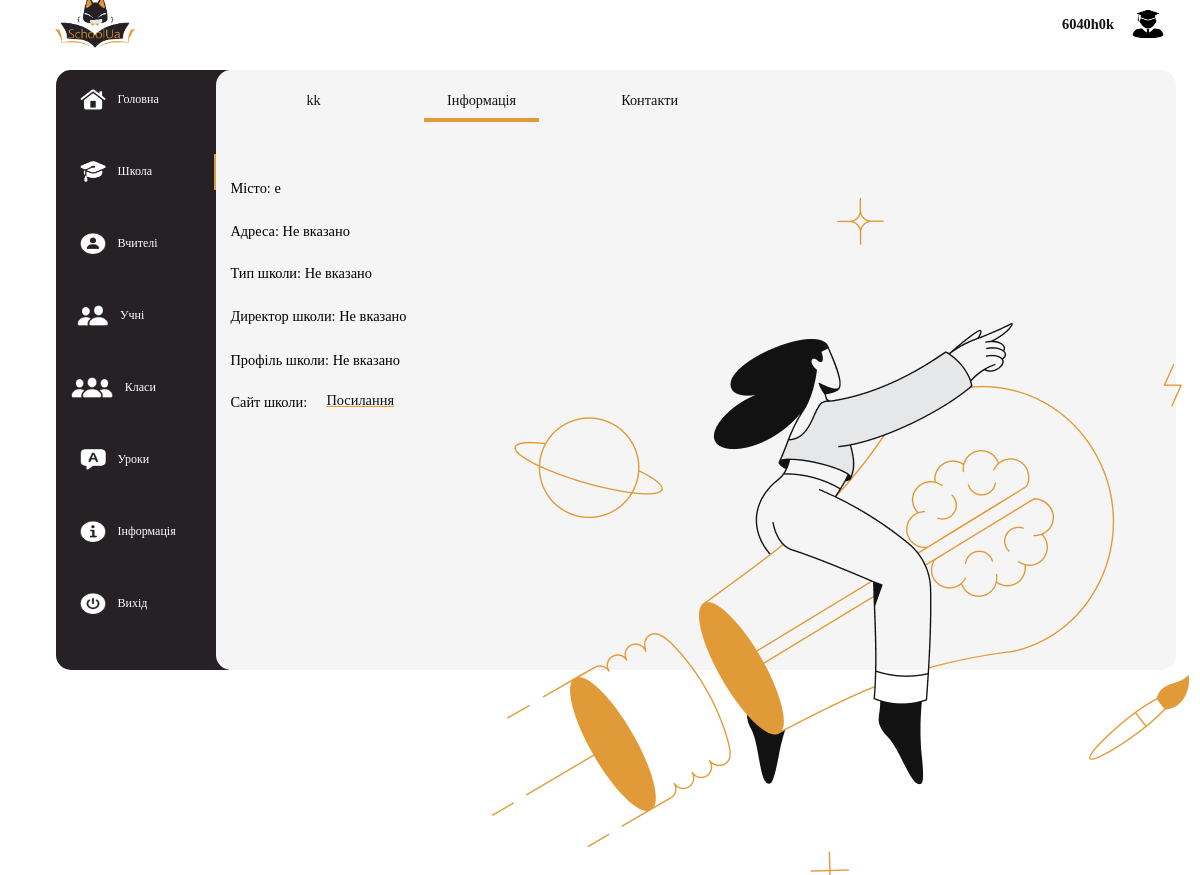
The app's page /school/17/info/ (signed in) with its own data.
### MainApp/models.py (models this page shows)
class School(models.Model):
    title = models.CharField(max_length=255)
    number = models.IntegerField()
    town = models.CharField(max_length=255)
    clases = models.JSONField()
    lessons = models.JSONField()
    teachers = models.JSONField()
    class_form = models.JSONField()
    lesson_form = models.JSONField()
    password = models.CharField(max_length=255)
    login = models.CharField(max_length=255, default=' ')
    email = models.CharField(max_length=255, default=' ')
    adress = models.CharField(max_length=255, default='Не вказано')
    school_type = models.CharField(max_length=255, default='Не вказано')
    school_director = models.CharField(max_length=255, default='Не вказано')
    school_profil = models.CharField(max_length=255, default='Не вказано')
    school_site = models.CharField(max_length=255, default='none')
    school_phone = models.CharField(max_length=255, default='none')
    facebook = models.CharField(max_length=255, default='Не вказано')
    instagram = models.CharField(max_length=255, default='Не вказано')
    time_create = models.DateTimeField(auto_now_add = True)
    time_update = models.DateTimeField(auto_now= True)
    news_text1 = models.CharField(max_length=1000, default='На цьому місці ви можете дізнатися останні новини вашої школи')
    news_text2 = models.CharField(max_length=1000, default='А це на випадок якщо новин занадто багато')

### MainApp/views.py (the view, shortened to what this page needs)
# urls.py: path('school/<int:id>/info/', School_info.as_view(), name = "school_info"),
class School_info(TemplateView):
    template_name = "MainApp/school_info.html"
    def dispatch(self, request, id):
        tmp = buttons_menu(request, id)
        if tmp != None:
            return redirect(tmp)
        school = School.objects.get(pk = id)
        return render(request, self.template_name,
                context= {'school': school,
                            'select_menu':1, 'menu_school_select':2,'account':check_account(request, id)})

### MainApp/templates/MainApp/school_info.html (shortened to what this page needs)
{% extends 'MainApp/base.html' %}
{% load static %}
{% block content %}
<main class="base_main">
    <form action="" method="POST">
        <img class = 'school_info_image' src="{% static 'image/info_school.png' %}" alt="">
        <ul class='menu_school_ul'>
            <li class='menu_school_li'>
                {% if menu_school_select == 1 %}
                    <div class='menu_school_div menu_school_selected'>
                {% else %}
                    <div class='menu_school_div'>
                {% endif %}
                    <button class="menu_school_button" name = 'button_menu' value="1">{{school.title}}</button>
                </div>
            </li>
            <li class='menu_school_li'>
                {% if menu_school_select == 2 %}
                    <div class='menu_school_div menu_school_selected'>
                {% else %}
                    <div class='menu_school_div'>
                {% endif %}
                    <button class="menu_school_button" name = 'button_menu' value="2">Інформація</button>
                </div>
            </li>
            <li class='menu_school_li'>
                {% if menu_school_select == 3 %}
                    <div class='menu_school_div menu_school_selected'>
                {% else %}
                    <div class='menu_school_div'>
                {% endif %}
                    <button class="menu_school_button" name = 'button_menu' value="3">Контакти</button>
                </div>
            </li>
            <li>
                <p class="p_info_scholl_city">
                    Місто: {{school.town}}
                </p>
            </li>
            <li>
                <p class="p_info_scholl_adress">
                    Адреса: {{school.adress}}
                </p>
            </li>
            <li>
                <p class="p_info_scholl_type">
                    Тип школи: {{school.school_type}}
                </p>
            </li>
            <li>
                <p class="p_info_scholl_director">
                    Директор школи: {{school.school_director}}
                </p>
            </li>
            <li>
                <p class="p_info_scholl_profil">
                    Профіль школи: {{school.school_profil}}
                </p>
            </li>
            <li>
                <p class="p_info_scholl_site">
                    Сайт школи: <a class = 'site_school_a' href="{{school.school_site}}">Посилання</a>
                </p>
            </li>
        </ul>
    </form>
</main>
{% endblock %}

### MainApp/templates/MainApp/base.html (shortened to what this page needs)
{% load static %}
<!DOCTYPE html>
<html lang="en">
<head>
    <link rel="stylesheet" href="{% static 'base.css' %}" type="text/css">
    <link rel="stylesheet" href="{% static 'schools.css' %}" type="text/css">
    <link rel="stylesheet" href="{% static 'home.css' %}" type="text/css">
    <link rel="stylesheet" href="{% static 'auth.css' %}" type="text/css">
    <link rel="stylesheet" href="{% static 'school.css' %}" type="text/css">
    <link rel="stylesheet" href="{% static 'class.css' %}" type="text/css">
    <link rel="stylesheet" href="{% static 'schadult.css' %}" type="text/css">
    <link rel="stylesheet" href="{% static 'about_us.css' %}" type="text/css">
    <link rel="stylesheet" href="{% static 'about_site.css' %}" type="text/css">
    <link rel="stylesheet" href="{% static 'contacts.css' %}" type="text/css">
    <link rel="stylesheet" href="{% static 'student.css' %}" type="text/css">
    <link rel="stylesheet" href="{% static 'teacher.css' %}" type="text/css">
    <link rel="stylesheet" href="{% static 'school_contacts.css' %}" type="text/css">
    <link rel="stylesheet" href="{% static 'school_info.css' %}" type="text/css">
    <link rel="stylesheet" href="{% static 'marks.css' %}" type="text/css">
    </head>
    <body>
        {% block main-menu %}
        {% if request.user.is_authenticated %}
        <form action="" method="POST" class="account_form">
            <button class="account_button" name="account" value="{{account.value}}">{{account.name}}</button>
            <button class="account_button" name="account" value="{{account.value}}"><img class = 'account_img' src="{% static 'image/acc.png' %}" alt=""></button>
        </form>
        {% endif %}
        <img src="{% static 'image/logo.png' %}" class="logo" alt="">
        <nav class="menu">
          <ul class="menu_ul">
                {% if select_menu == 0 %}
                    <div class="menu_div_selected">
                {% else %}
                    <div class="menu_div">
                {% endif %}
                    <form action="" method="GET" class="menu_form">
                        <button class="menu_a" name='button_id_menu' value="1">
                            <li class="menu_li">
                                <span   class="menu_span">
                                    <img class="menu_icon" src="{% static 'image/home.png' %}" alt="">
                                    <p class="menu_text">Головна</p>
                                </span>
                            </li>
                        </button>
                    </form>
                    </div>
                {% if request.user.is_authenticated %}
                {% if select_menu == 1 %}
                    <div class="menu_div_selected">
                {% else %}
                    <div class="menu_div">
                {% endif %}
                    <form action="" method="GET" class="menu_form">
                        <button class="menu_a" name='button_id_menu' value="2">
                            <li class="menu_li">
                                <span   class="menu_span">
                                    <img class="menu_icon" src="{% static 'image/school.png' %}" alt="">
                                    {% if type_menu == 1 %}
                                    <p class="menu_text">Школи</p>
                                    {% else %}
                                    <p class="menu_text">Школа</p>
                                    {% endif %}
                                </span>
                            </li>
                        </button>
                    </form>
                    </div>
                {% endif %}
                {% if perms.MainApp.show_school %}
                    {% if select_menu == 2 %}
                        <div class="menu_div_selected">
                    {% else %}
                        <div class="menu_div">
                    {% endif %}
                        <form action="" method="GET" class="menu_form">
                            {% if type_menu == 1 %}
                            {% else %}
                            <button class="menu_a" name='button_id_menu' value="3">
                                <li class="menu_li">
                                    <span   class="menu_span">
                                            <img class="menu_icon" src="{% static 'image/teachers.png' %}" alt="">
                                            <p class="menu_text">Вчителі</p>
                                    </span>
                                </li>
                            </button>
                            {% endif %}
                        </form>
                        </div>
                {% endif %}
                {% if perms.MainApp.teacher or perms.MainApp.show_school %}
                    {% if select_menu == 3 %}
                        <div class="menu_div_selected">
                    {% else %}
                        <div class="menu_div">
                    {% endif %}
                    <form action="" method="GET" class="menu_form">
                        {% if type_menu == 1 %}
                        {% else %}
                        <button class="menu_a" name='button_id_menu' value="4">
                            <li class="menu_li">
                                <span   class="menu_span">
                                        <img class="menu_icon_pupils" src="{% static 'image/pupils.png' %}" alt="">
                                        <p class="menu_text">Учні</p>
                                </span>
                            </li>
                        </button>
                        {% endif %}
                    </form>
                    </div>
                {% endif %}
                {% if request.user.is_authenticated %}
                    {% if select_menu == 4 %}
                        <div class="menu_div_selected">
                    {% else %}
                        <div class="menu_div">
                    {% endif %}
                    <form action="" method="GET" class="menu_form">
                        {% if type_menu == 1 %}
                        {% else %}
                        <button class="menu_a" name='button_id_menu' value="5">
                            <li class="menu_li">
                                <span   class="menu_span">
                                        <img class="menu_icon_classes" src="{% static 'image/classes.png' %}" alt="">
                                        {% if perms.MainApp.view_student and not request.user.is_superuser %}
                                        <p class="menu_text">Клас</p>
                                        {% else %}
                                        <p class="menu_text">Класи</p>
                                        {% endif %}
                                </span>
                            </li>
                        </button>
                        {% endif %}
                    </form>
                    </div>
                {% endif %}
                {% if perms.MainApp.teacher or perms.MainApp.show_school %}
                    {% if select_menu == 5 %}
                        <div class="menu_div_selected">
                    {% else %}
                        <div class="menu_div">
                    {% endif %}
                    <form action="" method="GET" class="menu_form">
                        {% if type_menu == 1 %}
                        {% else %}
                        <button class="menu_a" name='button_id_menu' value="6">
                            <li class="menu_li">
                                <span   class="menu_span">
                                        <img class="menu_icon" src="{% static 'image/lessons.png' %}" alt="">
                                        <p class="menu_text">Уроки</p>
                                </span>
                            </li>
                        </button>
                        {% endif %}
                    </form>
                        </div>
                {% endif %}
                {% if select_menu == 6 %}
                    <div class="menu_div_selected">
                {% else %}
                    <div class="menu_div">
                {% endif %}
                <form action="" method="GET" class="menu_form">
                    {% if type_menu == 1 and request.user.is_authenticated %}
                    {% else %}
                    <button class="menu_a" name='button_id_menu' value="7">
                        <li class="menu_li">
                            <span   class="menu_span">
                                    <img class="menu_icon" src="{% static 'image/info.png' %}" alt="">
                                    <p class="menu_text">Інформація</p>
                            </span>
                        </li>
                    </button>
                    {% endif %}
                </form>
                    </div>
                {% if select_menu == 7 %}
                    <div class="menu_div_selected">
                {% else %}
                    <div class="menu_div">
                {% endif %}
                <form action="" method="GET" class="menu_form">
                    <button class="menu_a" name='button_id_menu' value="8">
                        <li class="menu_li">
                            <span   class="menu_span">
                                    {% if request.user.is_authenticated %}
                                    <img class="menu_icon" src="{% static 'image/exit.png' %}" alt="">
                                    <p class="menu_text">Вихід</p>
                                    {% else %}
                                    <ion-icon class="menu_icon" name="enter-outline"></ion-icon>
                                        <p class="menu_text">Вхід</p>
                                    {% endif %}
                            </span>
                        </li>
                    </button>
                </form>
                    </div>
          </ul>
        </nav>
        {% endblock main-menu %}
        {% block content %}
        {% endblock %}
    </body>
</html>

### records on screen
School: title "kk", town "e", adress "Не вказано", school_type "Не вказано", school_director "Не вказано", school_profil "Не вказано"

### other values on screen
{{ account.name }} "6040h0k"
